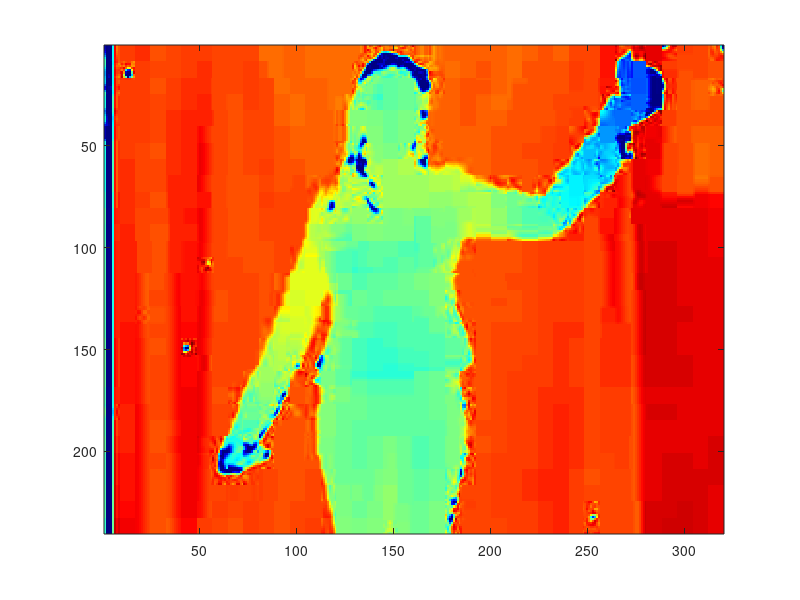

MATLAB code to generate this figure: (Note: this script raises an error after producing the figure.)
close all
clear


NUM_DEPTH_THRESHOLD = 10;
NUM_NOISE_THRESHOLD = 0.05;

load temp



%
colormap(jet);

frameNum = 16;

I = K0(frameNum).cdata(:,:,1);

figure,  image(I), colormap(jet(256));

I = removeNoise(I);
figure,  image(I), colormap(jet(256));
I = removeNoise(I);
figure,  image(I), colormap(jet(256));


% figure, imshow(I3), colormap('jet');
% 
% figure, imhist(I);


I4 = double(I/256);



[BW thresh] = edge(I4, 'canny',[0.014, 0.3]);

figure, image(BW*255), title('canny');


% 
% [BW thresh] = edge(I4, 'sobel');
% 
% figure, imshow(BW),title('sobel');


% 
% [BW thresh] = edge(I4, 'prewitt');
% 
% figure, imshow(BW),title('prewitt');
% 
% 
% 
% [BW thresh] = edge(I4, 'log');
% 
% figure, imshow(BW),title('log');
% 


level = graythresh(I4);

I4( find(I4 > level) ) = 1; 



BW2 = im2bw(I4, level);

[L num] = bwlabel (~BW2,8);

for i=1:num
	
	if  length( find(L == i) ) < 100 
		
		BW2( find(L ==i) ) = 1;
		
	end
	
end

SE = strel('disk',3,0);
BW3 = imdilate(~BW2,SE);

BW4 = BW & BW3; 

% figure, imshow( BW4);


[L num] = bwlabel (BW4,8);

for i=1:num
	
	if  length( find(L == i) ) < 10 
		
		BW4( find(L ==i) ) = 0;
		
	end
	
end

figure, image( BW4*255), title(num2str(i));


